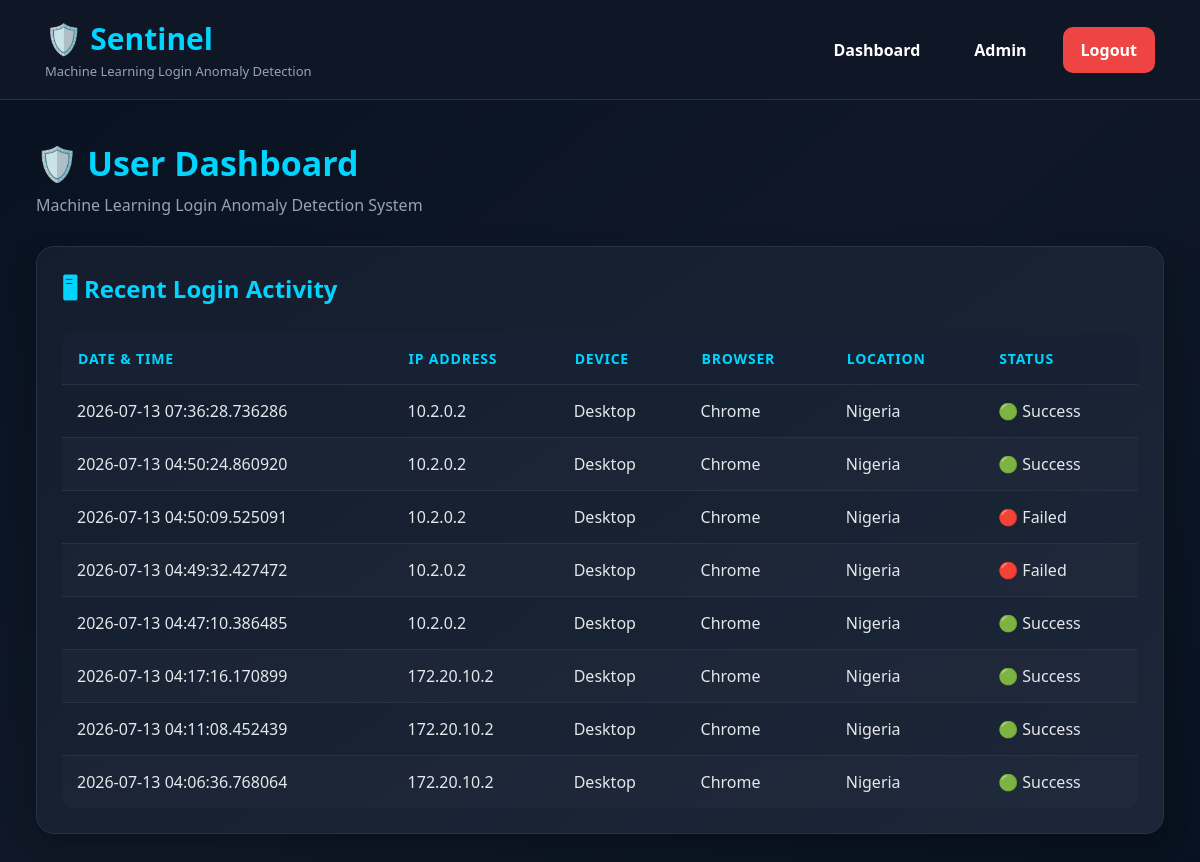
The app's page /dashboard (signed in) with its own data.
### database.py (models this page shows, shortened)
class LoginActivity(db.Model):
    __tablename__ = "login_activities"
    id = db.Column(db.Integer, primary_key=True)
    user_id = db.Column(
        db.Integer,
        db.ForeignKey("users.id"),
        nullable=True
    )
    username_attempted = db.Column(db.String(80))
    login_time = db.Column(
        db.DateTime,
        default=datetime.utcnow
    )
    ip_address = db.Column(db.String(45))
    device_type = db.Column(db.String(50))
    browser_type = db.Column(db.String(50))
    login_location = db.Column(db.String(120))
    login_status = db.Column(db.String(20))
    session_duration = db.Column(
        db.Integer,
        nullable=True
    )
    anomaly_report = db.relationship(
        "AnomalyReport",
        backref="login_activity",
        uselist=False,
        lazy=True
    )

### app.py (the view)
@app.route("/dashboard")
@login_required
def dashboard():
    activities = (
        LoginActivity.query
        .filter_by(user_id=current_user.id)
        .order_by(LoginActivity.login_time.desc())
        .all()
    )
    return render_template(
        "dashboard.html",
        activities=activities,
        last_anomaly=session.get("last_anomaly")
    )

### app.py (called while the page is built)
@login_manager.user_loader
def load_user(user_id):
    return db.session.get(User, int(user_id))

### templates/dashboard.html (shortened to what this page needs)
{% extends "base.html" %}
{% block content %}
<div class="dashboard-header">
    <div>
        <h1>🛡️ User Dashboard</h1>
        <p>Machine Learning Login Anomaly Detection System</p>
    </div>
</div>
<div class="card">
    <h2>🖥 Recent Login Activity</h2>
    <table class="dashboard-table">
        <thead>
            <tr>
                <th>Date & Time</th>
                <th>IP Address</th>
                <th>Device</th>
                <th>Browser</th>
                <th>Location</th>
                <th>Status</th>
            </tr>
        </thead>
        <tbody>
            {% for activity in activities %}
            <tr>
                <td>{{ activity.login_time }}</td>
                <td>{{ activity.ip_address }}</td>
                <td>{{ activity.device_type }}</td>
                <td>{{ activity.browser_type }}</td>
                <td>{{ activity.login_location }}</td>
                <td>
                    {% if activity.login_status == "success" %}
                        🟢 Success
                    {% else %}
                        🔴 Failed
                    {% endif %}
                </td>
            </tr>
            {% endfor %}
        </tbody>
    </table>
</div>
{% endblock %}

### templates/base.html (shortened to what this page needs)
<!DOCTYPE html>
<html lang="en">
<head>
    <link
        rel="stylesheet"
        href="{{ url_for('static', filename='css/style.css') }}"
    >
</head>
<body>
<header class="navbar">
    <div class="logo">
        <h2>🛡️ Sentinel</h2>
        <span>Machine Learning Login Anomaly Detection</span>
    </div>
    {% if current_user.is_authenticated %}
    <nav>
        <a href="{{ url_for('dashboard') }}">
            Dashboard
        </a>
        <a href="{{ url_for('admin_dashboard') }}">
            Admin
        </a>
        <a href="{{ url_for('logout') }}" class="logout-btn">
            Logout
        </a>
    </nav>
    {% endif %}
</header>
<main class="main-content">
    {% block content %}
    {% endblock %}
</main>
</body>
</html>

### static/css/style.css (style rules this page uses)
* { margin:0; padding:0; box-sizing:border-box; }
:root { --bg:#07111f; --bg2:#101827; --card:#131d2d; --card2:#1b2638; --primary:#00d4ff; --secondary:#00ffbf; --success:#22c55e; --warning:#facc15; --danger:#ef4444; --text:#f8fafc; --muted:#94a3b8; --border:#253347; }
body { font-family:Segoe UI,Tahoma,Geneva,Verdana,sans-serif; background: linear-gradient(140deg,#07111f,#101827,#07111f); color:var(--text); min-height:100vh; }
a { text-decoration:none; }
.main-content { width:94%; max-width:1450px; margin:40px auto; }
.navbar { display:flex; justify-content:space-between; align-items:center; padding:18px 45px; background:rgba(16,24,39,.95); border-bottom:1px solid var(--border); backdrop-filter:blur(12px); position:sticky; top:0; z-index:999; }
.logo h2 { color:var(--primary); font-size:30px; }
.logo span { color:var(--muted); font-size:13px; }
nav { display:flex; gap:18px; }
nav a { color:white; padding:12px 18px; border-radius:10px; transition:.35s; font-weight:600; }
.logout-btn { background:var(--danger); }
.dashboard-header { display:flex; justify-content:space-between; align-items:center; margin-bottom:30px; }
.dashboard-header h1 { font-size:34px; color:var(--primary); }
.dashboard-header p { color:var(--muted); margin-top:8px; }
.card { background:linear-gradient(145deg,var(--card),var(--card2)); border:1px solid var(--border); border-radius:18px; padding:25px; margin-bottom:30px; box-shadow:0 8px 25px rgba(0,0,0,.25); }
.card h2 { color:var(--primary); margin-bottom:20px; }
.dashboard-table { width:100%; border-collapse:collapse; overflow:hidden; border-radius:12px; }
.dashboard-table thead { background:#162233; }
.dashboard-table th { padding:16px; text-align:left; color:var(--primary); font-size:14px; text-transform:uppercase; letter-spacing:.8px; }
.dashboard-table td { padding:15px; border-top:1px solid var(--border); color:#e5e7eb; }
.dashboard-table tbody tr { transition:.25s; }
.card, .stat-card, .auth-card { animation:fadeUp .5s ease; }
.dashboard-table tbody tr:nth-child(even) { background:rgba(255,255,255,.02); }

### records on screen
LoginActivity: login_time "2026-07-13 07:36:28.736286", ip_address "10.2.0.2", device_type "Desktop", browser_type "Chrome", login_location "Nigeria", login_status "🟢 Success"
LoginActivity: login_time "2026-07-13 04:50:24.860920", ip_address "10.2.0.2", device_type "Desktop", browser_type "Chrome", login_location "Nigeria", login_status "🟢 Success"
LoginActivity: login_time "2026-07-13 04:50:09.525091", ip_address "10.2.0.2", device_type "Desktop", browser_type "Chrome", login_location "Nigeria", login_status "🔴 Failed"
LoginActivity: login_time "2026-07-13 04:49:32.427472", ip_address "10.2.0.2", device_type "Desktop", browser_type "Chrome", login_location "Nigeria", login_status "🔴 Failed"
LoginActivity: login_time "2026-07-13 04:47:10.386485", ip_address "10.2.0.2", device_type "Desktop", browser_type "Chrome", login_location "Nigeria", login_status "🟢 Success"
LoginActivity: login_time "2026-07-13 04:17:16.170899", ip_address "172.20.10.2", device_type "Desktop", browser_type "Chrome", login_location "Nigeria", login_status "🟢 Success"
LoginActivity: login_time "2026-07-13 04:11:08.452439", ip_address "172.20.10.2", device_type "Desktop", browser_type "Chrome", login_location "Nigeria", login_status "🟢 Success"
LoginActivity: login_time "2026-07-13 04:06:36.768064", ip_address "172.20.10.2", device_type "Desktop", browser_type "Chrome", login_location "Nigeria", login_status "🟢 Success"
